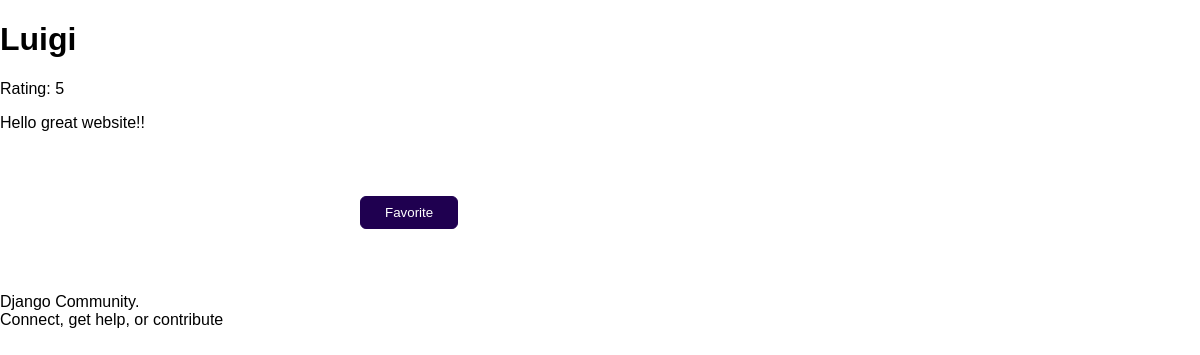
/reviews/2, run on the app's committed database.
### reviews/models.py (models this page shows)
class Review(models.Model):
    user_name = models.CharField(max_length=100)
    review_text = models.TextField()
    rating = models.IntegerField()

### reviews/views.py (the view)
# urls.py: path("reviews/<int:pk>", views.SingleReviewView.as_view()),
class SingleReviewView(DetailView):
    template_name = "reviews/single_review.html"
    model = Review
    def get_context_data(self, **kwargs):
        context = super().get_context_data(**kwargs)
        loaded_review = self.object
        request = self.request
        favorite_id = request.session.get("favorite_review")
        context["is_favorite"] = favorite_id == str(loaded_review.id)
        return context

### reviews/templates/reviews/single_review.html (shortened to what this page needs)
{% extends "reviews/base.html" %}
{% block content %}
    <h1>{{ review.user_name }}</h1>
    <p>Rating: {{ review.rating }}</p>
    <p>{{ review.review_text }}</p>
    {% if is_favorite %}
        <p>This is favorite</p>
    {% else %}
        <form method="POST" id="" action="/reviews/favorite">
            <button>Favorite</button>
        </form>
    {% endif %}
{% endblock %}

### reviews/static/reviews/styles.css (style rules this page uses)
body { font-family: sans-serif; margin: 0; }
form { margin: 3rem auto; width: 90%; max-width: 30rem; padding: 1rem; border-radius: 12px; background-color: white; box-shadow: 0 2px 8px rgba;0, 0, 0, 0.26 }
button { cursor: pointer; padding: 0.5rem 1.5rem; border-radius: 6px; background-color: #1f0050; color: white; border: 1px solid #1f0050; }

### data on the page
Review: user_name "Luigi", rating "5", review_text "Hello great website!!"
